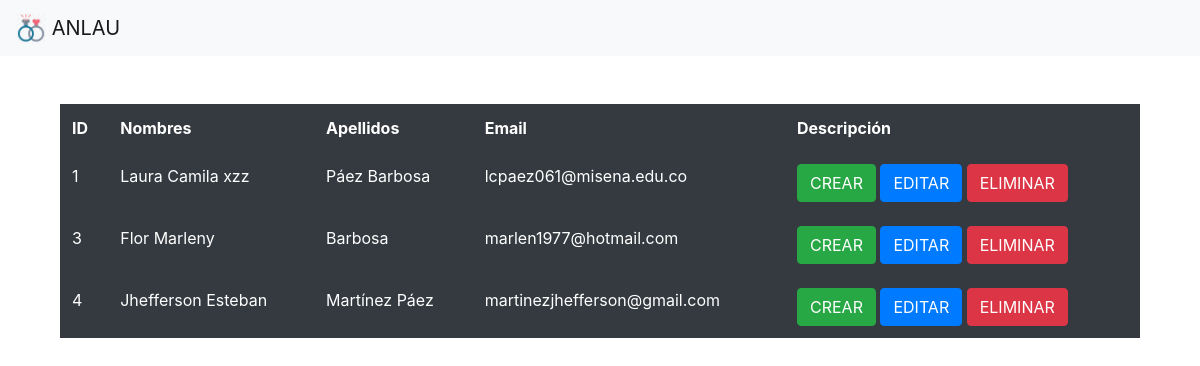
The page / on the database its author committed.
### tables this page shows
CREATE TABLE `users` (
  `id_users` int(11) NOT NULL,
  `names` varchar(255) NOT NULL,
  `last_names` varchar(255) NOT NULL,
  `email` varchar(255) NOT NULL
);

### controllers/UsersController.php (called while the page is built, shortened)
<?php
    class UsersController extends users{
        public function index(){
            $users=parent::all();
            require_once('views/users/index.php');
        }
    }
?>

### index.php (called while the page is built, shortened)
<?php
    require_once('models/DB.php');
    require_once('models/Users.php');
    $method = isset($_GET['method']) ? $_GET['method'] : 'index';
    call_user_func([new $controller(), $method]);
?>

### models/DB.php (called while the page is built)
<?php
    class DB{
        public static function connect(){
            try{
                $pdo = new PDO('mysql:host=localhost;dbname=anlau;charset=utf8','root','');
                $pdo->setAttribute(PDO::ATTR_ERRMODE, PDO::ERRMODE_EXCEPTION);
                return $pdo;
            } catch(Exception $e) {
                die ($e->getMessage());
            }
        }
    }
?>

### models/Users.php (called while the page is built, shortened)
<?php
    class Users extends DB{
        public function all(){
            try{
                $stm=parent::connect()->prepare("SELECT * FROM users");
                $stm->execute();
                return $stm->fetchAll(PDO::FETCH_OBJ);
            } catch (Exception $e) {
                die($e->getMessage());
            }
        }
    }

### views/users/index.php (the view, shortened to what this page needs)
<!DOCTYPE html>
<html lang="en">
<head>
    <link rel="stylesheet" href="https://cdn.jsdelivr.net/npm/bootstrap@4.5.3/dist/css/bootstrap.min.css">
</head>
<body>
    <header>
            <nav class="navbar navbar-light bg-light">
            <a class="navbar-brand" href="#">
                <img src="all/img/nav1.png" width="30" height="30" class="d-inline-block align-top" alt="" loading="lazy">
                ANLAU
            </a>
        </nav>
    </header>
    <section>
        <div class="container mt-5">
            <div class="col-sm-12">
            <table class="table table-borderless table-dark">
                <thead>
                    <tr>
                        <th>ID</th>
                        <th>Nombres</th>
                        <th>Apellidos</th>
                        <th>Email</th>
                        <th>Descripción</th>
                    </tr>
                </thead>
                <tbody>
                    <?php foreach ($users as $user) {?>
                    <tr>
                        <td><?php echo $user->id_users ?></td>
                        <td><?php echo $user->names ?></td>
                        <td><?php echo $user->last_names ?></td>
                        <td><?php echo $user->email ?></td>
                        <td>
                            <a href="?controller=Users&method=Create" class="btn btn-success">CREAR</a>
                            <a href="?controller=Users&method=edit&id=<?php echo $user->id_users?>" class="btn btn-primary">EDITAR</a>
                            <a href="?controller=Users&method=destroy&id=<?php echo $user->id_users?>" class="btn btn-danger">ELIMINAR</a>
                        </td>
                    </tr>
                    <?php } ?>
                </tbody>
            </table>
            </div>
        </div>
    </section>
</body>
</html>

### rows shown on the page
users: id_users "1", names "Laura Camila xzz", last_names "Páez Barbosa", email "lcpaez061@misena.edu.co"
users: id_users "3", names "Flor Marleny", last_names "Barbosa", email "marlen1977@hotmail.com"
users: id_users "4", names "Jhefferson Esteban", last_names "Martínez Páez", email "martinezjhefferson@gmail.com"
